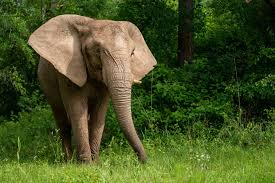
#> input picture OpencvTesteProjeto/Imagens/elephantimage.jpg, 275 x 183 px
$ python Blur_imgs.py
#> lines starting #> are read from the running program, lines starting #| are printed output that depends on the picture
#Biblioteca Opencv
import cv2
#Armazenando o endereço da imagem em uma Variável
caminho_imagem = "Imagens/elephantimage.jpg"
#definindo o valor do blur em uma variável
blur_lvl = 7
blur_lvl_high = 50
#lendo a imagem e definindo o blur da imagem usando diferentes funções (blur, gaussian blur, median blur)
img = cv2.imread(caminho_imagem)
#> img is the input picture: shape (183, 275, 3); mean B, G, R 36.4, 82.5, 69.3
imgblur = cv2.blur(img,(blur_lvl,blur_lvl))
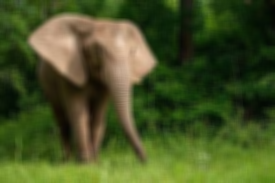
#> imgblur: shape (183, 275, 3); mean B, G, R 36.4, 82.5, 69.3
img_gaussianblur = cv2.GaussianBlur(img, (blur_lvl, blur_lvl), 3)
img_medianblur = cv2.medianBlur(img, blur_lvl)
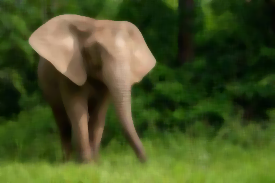
#> img_medianblur: shape (183, 275, 3); mean B, G, R 34.6, 81.7, 68.4
#mostrando as imagens na tela
cv2.imshow("window0-img", img)
cv2.imshow("window-blur", imgblur)
cv2.imshow("Window-gaussian_blur", img_gaussianblur)
cv2.imshow("window-median_blur", img_medianblur)
cv2.waitKey(0)

$ run again, with OpencvTesteProjeto/Imagens/pandaimage.jpg copied over OpencvTesteProjeto/Imagens/elephantimage.jpg
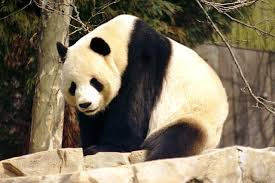
#> input picture OpencvTesteProjeto/Imagens/pandaimage.jpg, 275 x 183 px
#> img is the input picture: shape (183, 275, 3); mean B, G, R 94.6, 115.9, 127.3
#> `imgblur = cv2.blur(img,(blur_lvl,blur_lvl))`:
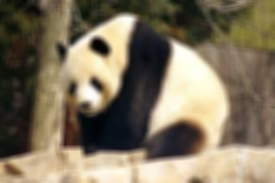
#> imgblur: shape (183, 275, 3); mean B, G, R 94.6, 115.9, 127.3
#> `img_medianblur = cv2.medianBlur(img, blur_lvl)`:
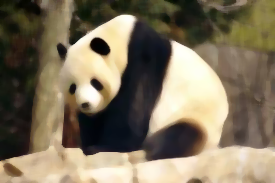
#> img_medianblur: shape (183, 275, 3); mean B, G, R 93.8, 115.4, 127

$ run again, with OpencvTesteProjeto/Imagens/rabbitimage.jpg copied over OpencvTesteProjeto/Imagens/elephantimage.jpg
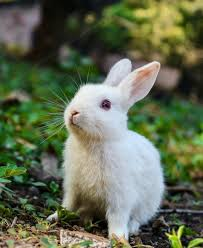
#> input picture OpencvTesteProjeto/Imagens/rabbitimage.jpg, 203 x 248 px
#> img is the input picture: shape (248, 203, 3); mean B, G, R 81.8, 106.9, 97.9
#> `imgblur = cv2.blur(img,(blur_lvl,blur_lvl))`:
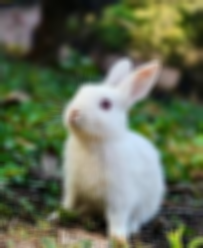
#> imgblur: shape (248, 203, 3); mean B, G, R 81.8, 106.9, 97.9
#> `img_medianblur = cv2.medianBlur(img, blur_lvl)`:
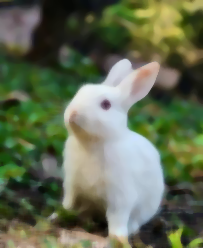
#> img_medianblur: shape (248, 203, 3); mean B, G, R 81.3, 106.7, 97.6
